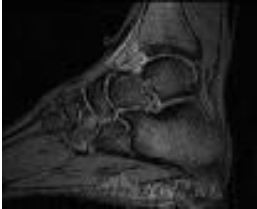
%> input picture Lab 6-P/pic.JPG, 257 x 209 px
$ octave check1.m   (GNU Octave 9; MATLAB toolbox functions it lacks are replaced by stand-ins)
%> lines starting %> are read from the running program, lines starting %| are printed output that depends on the picture; in (x1, y1, x2, y2) boxes, pixels count from 0 and x2, y2 are one past the last pixel; in counts of white or black regions, pixels touching at a corner belong together; the program's own positions count from 1
clear;
I=imread('pic.jpg');
%> I is the input picture: size 209x257x3 uint8; min 0, max 255, mean 35.7
I=rgb2gray(I);
%> I: size 209x257 uint8
figure;
imshow(I);
hy = fspecial('sobel');
hx = hy';
Iy = imfilter(double(I), hy, 'replicate');
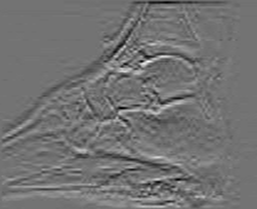
%> Iy: size 209x257 double; min -228, max 277, mean -0.4; drawn with min black and max white
Ix = imfilter(double(I), hx, 'replicate');
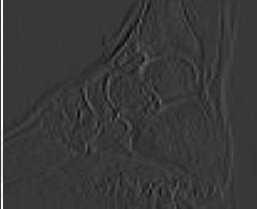
%> Ix: size 209x257 double; min -288, max 1016, mean 7.8; drawn with min black and max white
gradmag = sqrt(Ix.^2 + Iy.^2);
figure
imshow(gradmag,[]), title('Gradient magnitude (gradmag)')
se = strel('disk', 5);
Io = imopen(I, se);
figure
imshow(Io), title('Opening (Io)')
Ie = imerode(I, se);
Iobr = imreconstruct(Ie, I);
figure
imshow(Iobr), title('Opening-by-reconstruction (Iobr)')
Ioc = imclose(Io, se);
figure
imshow(Ioc), title('Opening-closing (Ioc)')
Iobrd = imdilate(Iobr, se);
Iobrcbr = imreconstruct(imcomplement(Iobrd), imcomplement(Iobr));
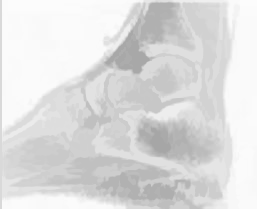
%> Iobrcbr: size 209x257 uint8; min 166, max 252, mean 221.2
Iobrcbr = imcomplement(Iobrcbr);
figure
imshow(Iobrcbr), title('Opening-closing by reconstruction (Iobrcbr)')
fgm = imregionalmax(Iobrcbr);
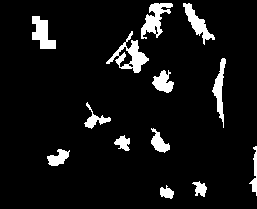
%> fgm: size 209x257 logical; 7.4% white; 13 white regions, largest, box (x1, y1, x2, y2) and area: (106, 31, 149, 73) 601, (141, 3, 173, 39) 528, (32, 16, 56, 49) 464
figure
imshow(fgm), title('Regional maxima of opening-closing by reconstruction (fgm)')
I2 = I;
I2(fgm) = 255;
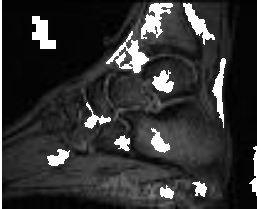
%> I2: size 209x257 uint8; min 0, max 255, mean 49.9
figure
imshow(I2), title('Regional maxima superimposed on original image (I2)')
se2 = strel(ones(5,5));
fgm2 = imclose(fgm, se2);
%> fgm2: size 209x257 logical; 8.1% white; 13 white regions, largest, box (x1, y1, x2, y2) and area: (106, 31, 149, 73) 739, (141, 3, 173, 39) 624, (32, 16, 56, 49) 464
fgm3 = imerode(fgm2, se2);
%> fgm3: size 209x257 logical; 3.4% white; 15 white regions (2 under 20 px), largest, box (x1, y1, x2, y2) and area: (143, 5, 169, 37) 347, (113, 40, 145, 71) 341, (34, 18, 54, 47) 236
fgm4 = bwareaopen(fgm3, 20);
I3 = I;
I3(fgm4) = 255;
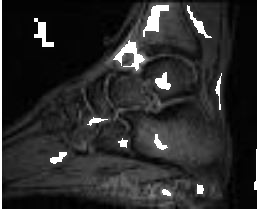
%> I3: size 209x257 uint8; min 0, max 255, mean 42.2
figure
imshow(I3)
title('Modified regional maxima superimposed on original image (fgm4)')
bw = Iobrcbr > 40;   % where T is your threshold
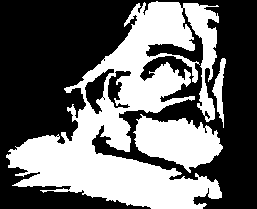
%> bw: size 209x257 logical; 41.5% white; 3 white regions, box (x1, y1, x2, y2) and area: (6, 1, 222, 209) 18726, (133, 114, 223, 173) 3202, (212, 58, 226, 128) 386
%bw = imbinarize(Iobrcbr);
figure
imshow(bw), title('Thresholded opening-closing by reconstruction (bw)')
% [12 lines of commented-out code are left out]
cc = bwconncomp(bw, 4);
%> cc = 7 connected components
% [6 lines of commented-out code are left out]
grain = false(size(bw));
%> (the run ends here)
